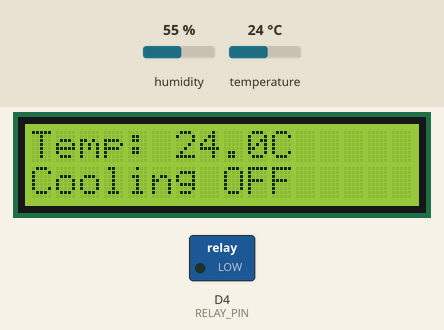
A sketch run on a simulated ESP8266 (NodeMCU). Shown: 16×2 character LCD, switched loads named in the sketch (green lamp = pin HIGH). The test bench sets the inputs (shaded band); at power-on: temperature 24 °C, humidity 55 %. WiFi joins after 1.5 s; servers stay silent unless stated; what the sketch prints to the serial monitor is not drawn.

Above: at 2.7 s.
2.8 s: temperature set to 34 °C
At 6.8 s:
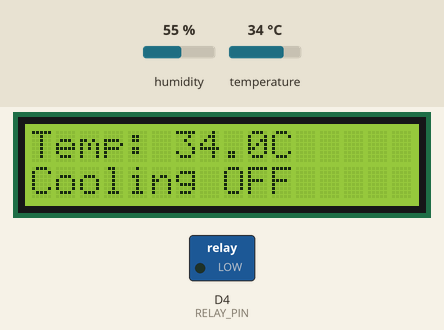
7.5 s: temperature set to 37 °C
At 11.1 s:
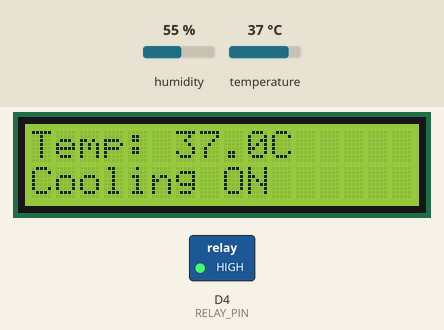
11.5 s: temperature set to 12 °C
At 15.4 s:
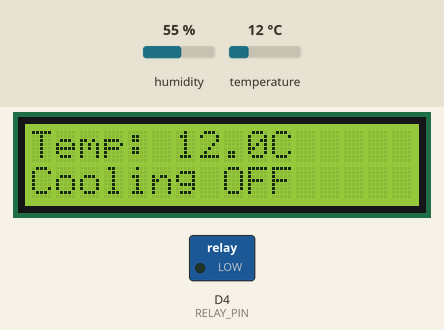
Timing chart, 0 to 16.9 s (numbered marks = the images above; inputs shaded):
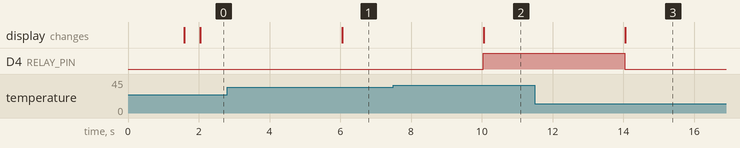

The sketch:

sketch_apr17b.ino
```cpp
#define BLYNK_TEMPLATE_ID "TMPL3-jz9sy2t"
#define BLYNK_TEMPLATE_NAME "Temperature Alert"
#define BLYNK_AUTH_TOKEN "Q6NeHIGgNLJacn2KWBt9NYIfpBmLLnqU"

#define BLYNK_PRINT Serial
#include <ESP8266WiFi.h>
#include <BlynkSimpleEsp8266.h>
#include <LiquidCrystal_I2C.h>
#include <DHT.h>

// WiFi & Blynk credentials
char auth[] = BLYNK_AUTH_TOKEN;
char ssid[] = "Temp";
char pass[] = "12345678";

// DHT sensor setup
#define DHTPIN D5
#define DHTTYPE DHT11
DHT dht(DHTPIN, DHTTYPE);

// LCD setup
LiquidCrystal_I2C lcd(0x27, 16, 2);

// Relay setup
#define RELAY_PIN D4
#define ALERT_TEMP 35

// Timers
unsigned long lastSensorRead = 0;
unsigned long lastWiFiCheck = 0;
const unsigned long sensorInterval = 2000;  // 2 seconds
const unsigned long wifiInterval = 5000;    // 5 seconds

bool wifiConnected = false;

void setup() {
  Serial.begin(9600);

  lcd.init();
  lcd.backlight();
  lcd.setCursor(0, 0);
  lcd.print("System Booting...");
  delay(1500);
  lcd.clear();

  dht.begin();
  pinMode(RELAY_PIN, OUTPUT);
  digitalWrite(RELAY_PIN, LOW);

  WiFi.begin(ssid, pass);
}

void loop() {
  // === Handle WiFi every 5 seconds ===
  if (millis() - lastWiFiCheck >= wifiInterval) {
    lastWiFiCheck = millis();

    if (WiFi.status() != WL_CONNECTED) {
      Serial.println("WiFi disconnected, retrying...");
      WiFi.begin(ssid, pass);
      wifiConnected = false;
    } else if (!wifiConnected) {
      Serial.println("WiFi connected.");
      Blynk.config(auth);
      Blynk.connect(1000);
      wifiConnected = true;
    }
  }

  if (wifiConnected) {
    Blynk.run();
  }

  // === Sensor + LCD update every 2 seconds ===
  if (millis() - lastSensorRead >= sensorInterval) {
    lastSensorRead = millis();

    float temperature = dht.readTemperature();
    float humidity = dht.readHumidity();

    if (isnan(temperature) || isnan(humidity)) {
      lcd.setCursor(0, 0);
      lcd.print("Sensor Error    ");
      return;
    }

    lcd.setCursor(0, 0);
    lcd.print("Temp: ");
    lcd.print(temperature, 1);
    lcd.print("C   ");

    if (temperature > ALERT_TEMP) {
      digitalWrite(RELAY_PIN, HIGH);
      lcd.setCursor(0, 1);
      lcd.print("Cooling ON ");
      if (wifiConnected && Blynk.connected()) {
        Blynk.logEvent("temp_alert", "Warning! Temp > 35°C");
      }
    } else {
      digitalWrite(RELAY_PIN, LOW);
      lcd.setCursor(0, 1);
      lcd.print("Cooling OFF");
    }

    if (wifiConnected && Blynk.connected()) {
      Blynk.virtualWrite(V5, temperature);
      Blynk.virtualWrite(V6, humidity);
    }
  }
}
```

Measured:
- the behaviour switches between 35 and 36 °C on temperature (found by bisection; images 1 and 2)
- after the input at 2.8 s, the display: changes after 3.2 s (image 1)
- after the input at 7.5 s, D4 (RELAY_PIN): LOW → HIGH after 2.5 s; the display: changes after 2.6 s (image 2)
- after the input at 11.5 s, D4 (RELAY_PIN): HIGH → LOW after 2.5 s; the display: changes after 2.6 s (image 3)
